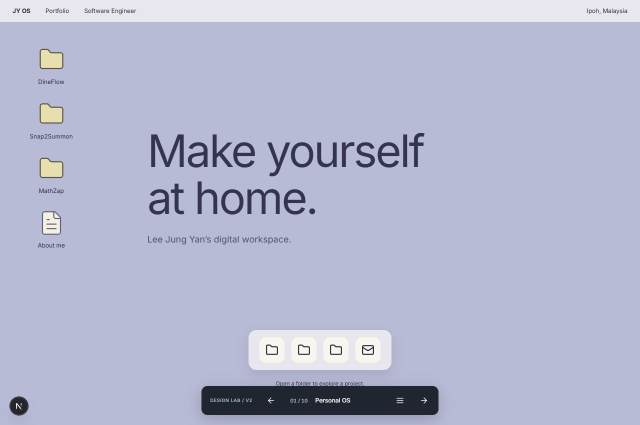
#> input picture .impeccable/design-lab-v2/desktop-1.jpg, 1280 x 850 px, found by its file name (shown at 1/2 size); its folder holds only this picture in this run
$ python make-comparison.py
#> lines starting #> are read from the running program, lines starting #| are printed output that depends on the picture
from PIL import Image, ImageDraw, ImageFont
from pathlib import Path
p=Path('.impeccable/design-lab-v2')
names=['Personal OS','Horizontal Film Reel','Typographic Index','Spatial Project Map','Split-Screen Practice','Modular Bento','Engineering Newspaper','Project File Archive','Presentation Portfolio','Exhibition Wall']
w,h=480,319
out=Image.new('RGB',(w*2+48,(h+40)*5+24),'#e8e8e8')
#> out: PIL image 1008x1819 RGB; every value is 232
d=ImageDraw.Draw(out)
f=ImageFont.truetype('C:/Windows/Fonts/arial.ttf',16)
for i,name in enumerate(names):
 im=Image.open(p/f'desktop-{i+1}.jpg').convert('RGB');im.thumbnail((w,h))
#> further down, im is the input picture: PIL image 1280x850 RGB; mean R, G, B 180.2, 183.6, 208.3
#> after `im.thumbnail((w, h))`:
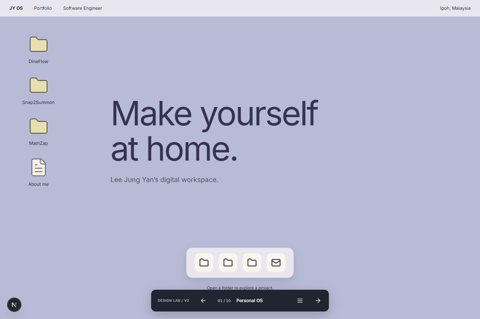
#> im: PIL image 480x319 RGB; mean R, G, B 180.2, 183.6, 208.3
 x=16+(i%2)*(w+16);y=16+(i//2)*(h+40)
 d.text((x,y),f'{i+1:02d} / {name}',font=f,fill='#252525')
 out.paste(im,(x,y+28))
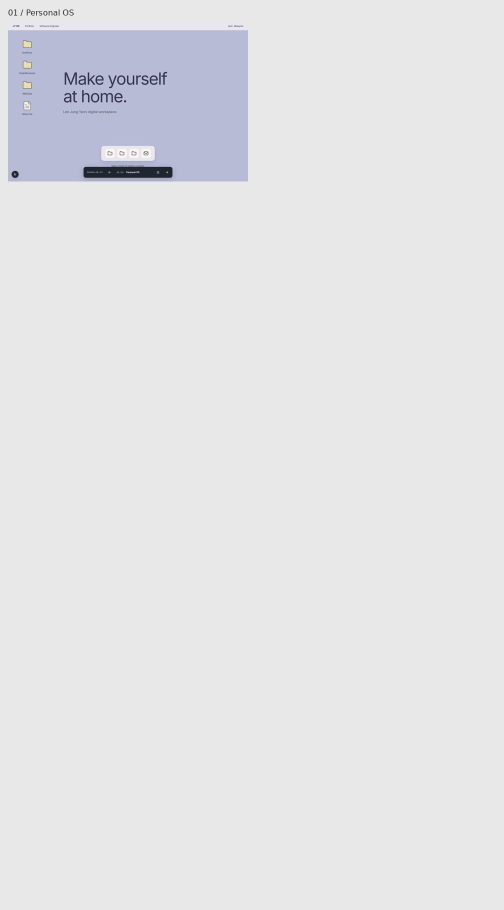
#> out: PIL image 1008x1819 RGB (shown at 1/2 size); mean R, G, B 227.6, 227.9, 230
#> (the run stopped early here; a loop or call above may not have finished)
